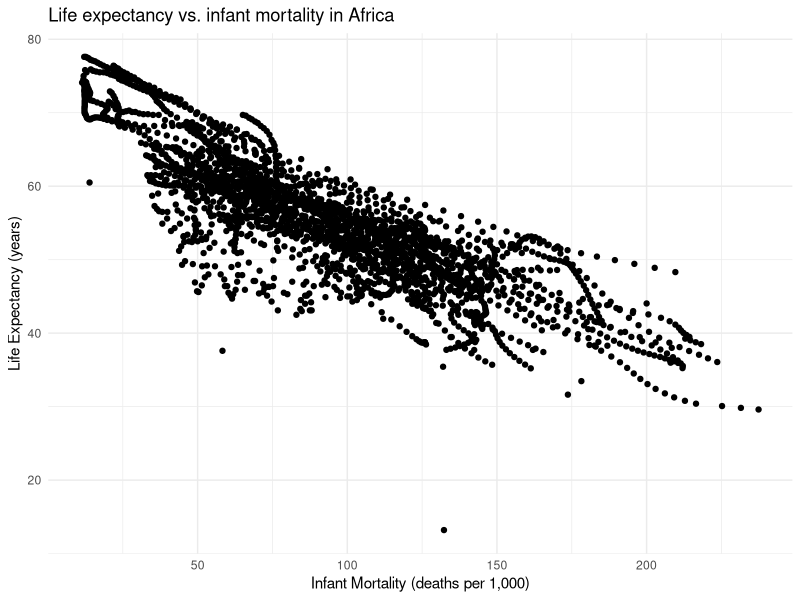
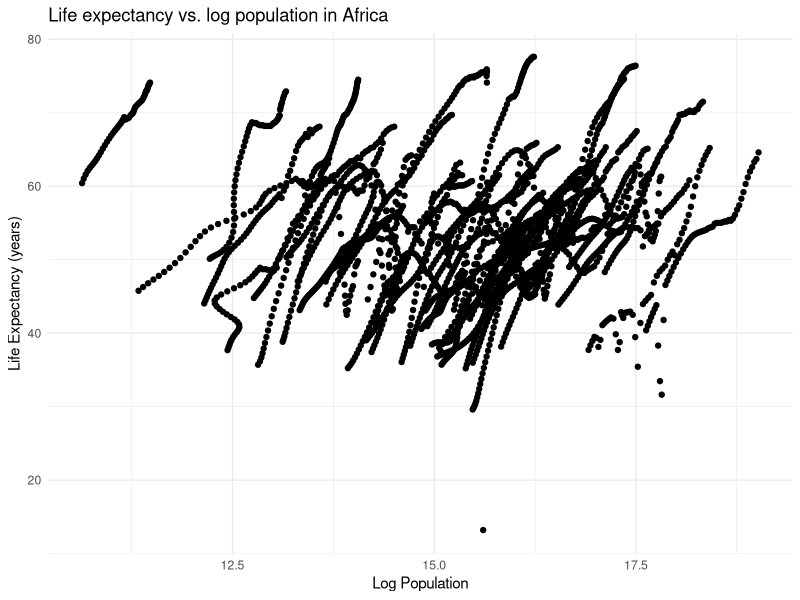
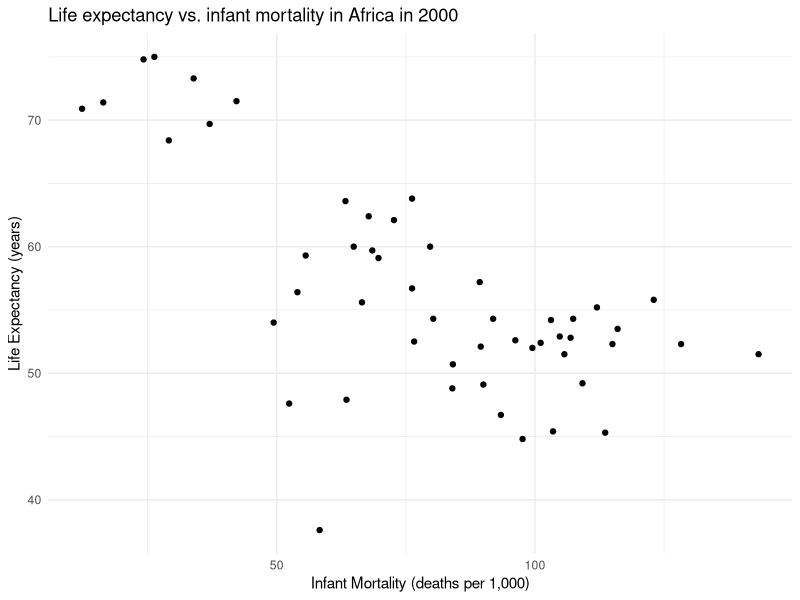
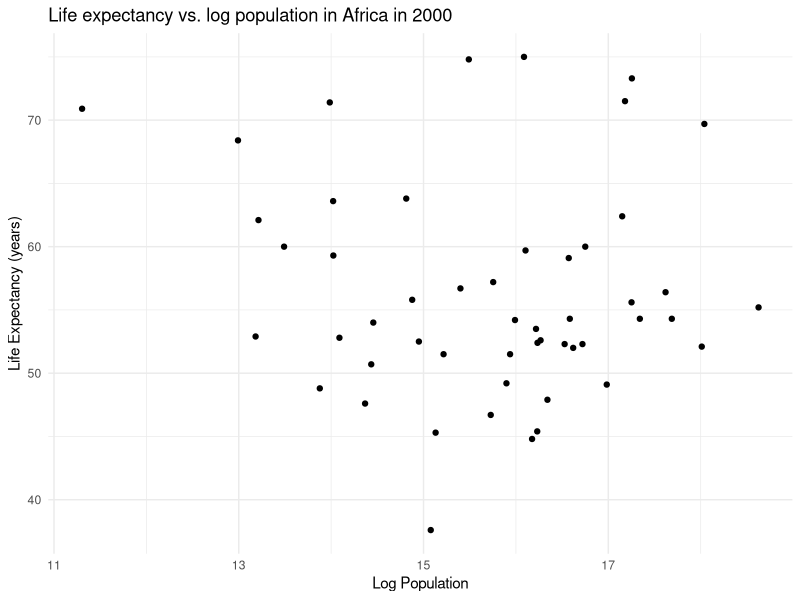

R code for these plots, in order:
## ---- chunk 1
#Load the dslabs package to get the gapminder dataset and other necessary packages
library(dslabs)
library(dplyr)
library(ggplot2)
library(tidyr)
## ---- chunk 2
#Exploratory analysis of the gapminder dataset

#Use the help method to get a data description
help("gapminder")

#Get an overview of data structure
str(gapminder)

#Get a data summary
summary(gapminder)

#Determine the type of object that gapminder is
class(gapminder)
## ---- chunk 3
#Data processing

#Create a subset of the data just containing countries from Africa
africadata <- gapminder %>%
  filter(continent == "Africa")

#Examine the structure of the Africa-specific data
str(africadata)
summary(africadata)

#Create a new subset of the africa data only containing data on infant mortality and life expectancy
africa1 <- africadata %>%
  select(c('infant_mortality', 'life_expectancy'))

#Examine the structure of the first subset
str(africa1)
summary(africa1)

#Create a new subset of the africa data only containing data on population and life expectancy
africa2 <- africadata %>%
  select(c('population', 'life_expectancy'))

#Examine the structure of the second subset
str(africa2)
summary(africa2)
## ---- chunk 4
#Data plotting

#Plot life expectancy as a function of infant mortality
ggplot(africa1, aes(x = infant_mortality, y = life_expectancy)) + 
  geom_point() + #Make it a scatter plot
  labs(
    title = "Life expectancy vs. infant mortality in Africa",
    x = "Infant Mortality (deaths per 1,000)",
    y = "Life Expectancy (years)"
  ) + #Add plot title and axis labels
  theme_minimal() #Clean theme
  
#Plot life expectancy as a function of population
ggplot(africa2, aes(x = log(population), y = life_expectancy)) +
  geom_point() + #Make it a scatter plot
  labs(
    title = "Life expectancy vs. log population in Africa",
    x = "Log Population",
    y = "Life Expectancy (years)"
  ) + #Add plot title and axis labels
  theme_minimal() #Clean theme
## ---- chunk 5
#Further data processing

#Find the year with the most data (non-NA values) for infant mortality
most_data_year <- africadata %>% #Make a copy of the africa data
  group_by(year) %>% #Group by year
  summarize(non_na_count = sum(!is.na(infant_mortality))) %>% #Count non-NA values, summarize in new column
  arrange(desc(non_na_count)) #Sort non_na_count in descending order

#Display year with most data
print(most_data_year)
## ---- chunk 6
#Filter africa data to only include the year 2000
africadata_2000 <- africadata %>%
  filter(year == 2000)

#Plot life expectancy as a function of infant mortality in the year 2000
ggplot(africadata_2000, aes(x = infant_mortality, y = life_expectancy)) + 
  geom_point() + #Make it a scatter plot
  labs(
    title = "Life expectancy vs. infant mortality in Africa in 2000",
    x = "Infant Mortality (deaths per 1,000)",
    y = "Life Expectancy (years)"
  ) + #Add plot title and axis labels
  theme_minimal() #Clean theme
  
#Plot life expectancy as a function of population
ggplot(africadata_2000, aes(x = log(population), y = life_expectancy)) +
  geom_point() + #Make it a scatter plot
  labs(
    title = "Life expectancy vs. log population in Africa in 2000",
    x = "Log Population",
    y = "Life Expectancy (years)"
  ) + #Add plot title and axis labels
  theme_minimal() #Clean theme
## ---- chunk 7
#Regression modeling

#Fit a linear model predicting life expectancy from infant mortality with data from 2000
lm1 <- lm(life_expectancy ~ infant_mortality, africadata_2000)
summary(lm1) #Present summary statistics of the linear model

#Fit a linear model predicting life expectancy from log population with data from 2000
lm2 <- lm(life_expectancy ~ log(population), africadata_2000)
summary(lm2) #Present summary statistics of the linear model
